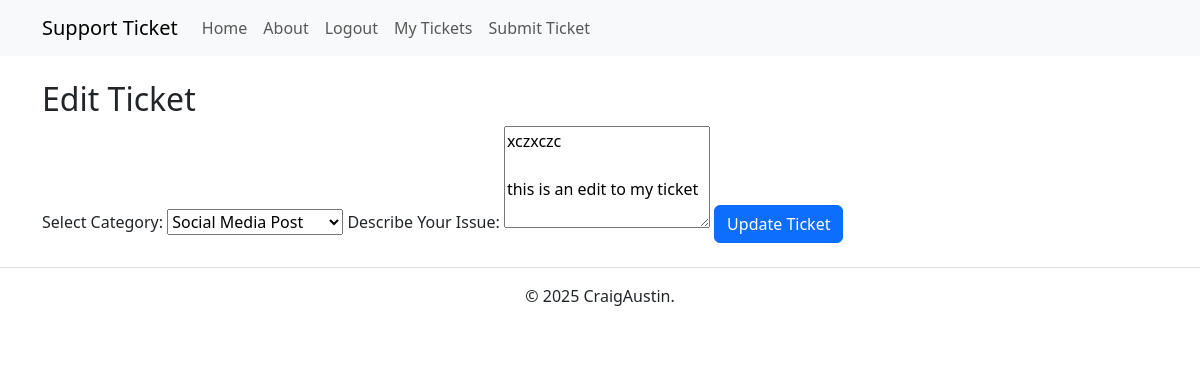
/edit_ticket/1 (signed in), run on an earlier commit of the app's database.
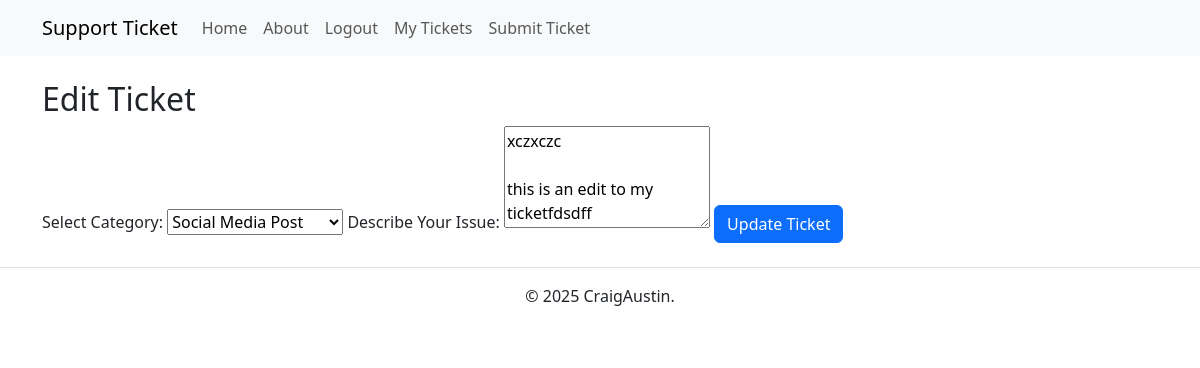
And on a later commit of the database.
### app.py (models this page shows)
class Ticket(db.Model):
    id = db.Column(db.Integer, primary_key=True)
    user_id = db.Column(db.Integer, db.ForeignKey('user.id'), nullable=False)
    category = db.Column(db.String(100), nullable=False)
    description = db.Column(db.Text, nullable=False)
    status = db.Column(db.String(20), default='Submitted')
    user = db.relationship('User', backref=db.backref('tickets', lazy=True))

### app.py (the view)
@app.route('/edit_ticket/<int:ticket_id>', methods=['GET', 'POST'])
@login_required
def edit_ticket(ticket_id):
    ticket = Ticket.query.get_or_404(ticket_id)
    if ticket.user_id != current_user.id:
        flash("You don't have permission to edit this ticket.", "danger")
        return redirect(url_for('view_tickets'))
    if request.method == 'POST':
        ticket.category = request.form['category']
        ticket.description = request.form['description']
        db.session.commit()
        flash("Ticket updated successfully!", "success")
        return redirect(url_for('view_tickets'))
    return render_template('edit_ticket.html', ticket=ticket)

### app.py (called while the page is built)
@login_manager.user_loader
def load_user(user_id):
    return User.query.get(int(user_id))

### templates/edit_ticket.html (shortened to what this page needs)
{% extends 'base.html' %}
{% block content %}
<h2>Edit Ticket</h2>
<form method="POST">
    <label for="category">Select Category:</label>
    <select name="category" required>
        <option value="Social Media Post" {% if ticket.category=='Social Media Post' %}selected{% endif %}>Social Media
            Post</option>
    </select>
    <label for="description">Describe Your Issue:</label>
    <textarea name="description" rows="4" required>{{ ticket.description }}</textarea>
    <button type="submit" class="btn btn-primary">Update Ticket</button>
</form>
{% endblock %}

What changed in the data, as far as the page shows it:
changed Ticket "Social Media Post": description "xczxczc this is an edit to my ticket" → "xczxczc this is an edit to my ticketfdsdff"
